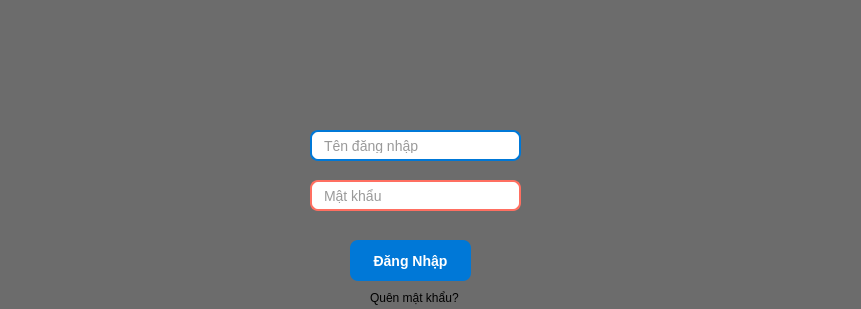
<?xml version="1.0" encoding="UTF-8"?>
<ui version="4.0">
 <class>Dialog</class>
 <widget class="QDialog" name="Dialog">
  <property name="geometry">
   <rect>
    <x>0</x>
    <y>0</y>
    <width>861</width>
    <height>309</height>
   </rect>
  </property>
  <property name="tabletTracking">
   <bool>false</bool>
  </property>
  <property name="windowTitle">
   <string>Dialog</string>
  </property>
  <property name="styleSheet">
   <string notr="true">QDialog {
    border-image: url("C:/Users/nam84/Downloads/09b7ae77-6472-4165-a58c-d761eebf147f.jpg") 0 0 0 0 stretch stretch;
    background-color: rgba(0, 0, 0, 0.35);
    color: white;
}
QGraphicsView {
    background: transparent;
    border: none;
}
QPushButton {
    background-color: #0078D7;
    color: white;
    border-radius: 5px;
    padding: 6px;
}
QLineEdit {
    background-color: white;
    color: black;
    border-radius: 4px;
    padding: 4px;
}
</string>
  </property>
  <widget class="QLineEdit" name="usernameInput">
   <property name="geometry">
    <rect>
     <x>310</x>
     <y>130</y>
     <width>211</width>
     <height>31</height>
    </rect>
   </property>
   <property name="styleSheet">
    <string notr="true">QLineEdit {
    background-color: #ffffff;          /* nền trắng */
    border: 2px solid #0078D7;          /* viền xanh dương */
    border-radius: 8px;                 /* bo góc mềm mại */
    padding: 6px 10px;                  /* khoảng cách trong */
    font-size: 14px;                    /* cỡ chữ */
    color: #333333;                     /* màu chữ */
}

QLineEdit:focus {
    border: 2px solid #005a9e;          /* đổi màu viền khi focus */
    background-color: #f0f8ff;          /* nền nhạt khi focus */
}
</string>
   </property>
   <property name="text">
    <string/>
   </property>
   <property name="placeholderText">
    <string>Tên đăng nhập</string>
   </property>
  </widget>
  <widget class="QLineEdit" name="passwordInput">
   <property name="geometry">
    <rect>
     <x>310</x>
     <y>180</y>
     <width>211</width>
     <height>31</height>
    </rect>
   </property>
   <property name="styleSheet">
    <string notr="true">QLineEdit#passwordInput {
    background-color: #ffffff;
    border: 2px solid #ff6f61;          /* viền đỏ cam cho mật khẩu */
    border-radius: 8px;
    padding: 6px 10px;
    font-size: 14px;
    color: #333333;
}
</string>
   </property>
   <property name="text">
    <string/>
   </property>
   <property name="echoMode">
    <enum>QLineEdit::Password</enum>
   </property>
   <property name="placeholderText">
    <string>Mật khẩu</string>
   </property>
  </widget>
  <widget class="QPushButton" name="loginButton">
   <property name="geometry">
    <rect>
     <x>350</x>
     <y>240</y>
     <width>121</width>
     <height>41</height>
    </rect>
   </property>
   <property name="styleSheet">
    <string notr="true">QPushButton {
    background-color: #0078D7;      /* màu xanh dương nổi bật */
    color: white;                   /* chữ trắng */
    border-radius: 8px;             /* bo góc mềm mại */
    padding: 8px 16px;              /* khoảng cách trong */
    font-size: 14px;                /* cỡ chữ */
    font-weight: bold;              /* chữ đậm */
}

QPushButton:hover {
    background-color: #005a9e;      /* đổi màu khi hover */
}

QPushButton:pressed {
    background-color: #004377;      /* màu khi nhấn */
}
</string>
   </property>
   <property name="text">
    <string>Đăng Nhập</string>
   </property>
  </widget>
  <widget class="QLabel" name="label_2">
   <property name="geometry">
    <rect>
     <x>370</x>
     <y>290</y>
     <width>91</width>
     <height>16</height>
    </rect>
   </property>
   <property name="text">
    <string>Quên mật khẩu?</string>
   </property>
  </widget>
  <widget class="QGraphicsView" name="graphicsView">
   <property name="geometry">
    <rect>
     <x>0</x>
     <y>0</y>
     <width>861</width>
     <height>309</height>
    </rect>
   </property>
   <property name="maximumSize">
    <size>
     <width>1024</width>
     <height>309</height>
    </size>
   </property>
  </widget>
  <zorder>graphicsView</zorder>
  <zorder>usernameInput</zorder>
  <zorder>passwordInput</zorder>
  <zorder>loginButton</zorder>
  <zorder>label_2</zorder>
 </widget>
 <resources/>
 <connections/>
</ui>
